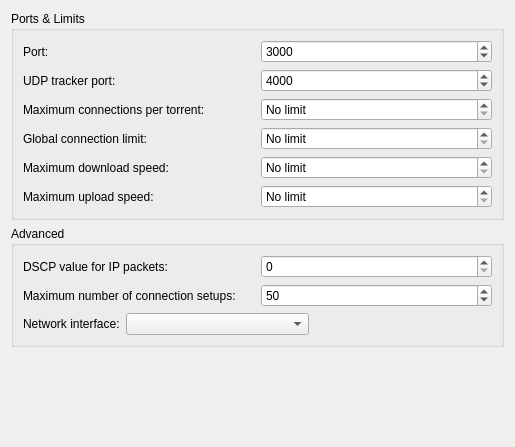
<ui version="4.0" >
 <class>NetworkPref</class>
 <widget class="QWidget" name="NetworkPref" >
  <property name="geometry" >
   <rect>
    <x>0</x>
    <y>0</y>
    <width>501</width>
    <height>447</height>
   </rect>
  </property>
  <layout class="QVBoxLayout" >
   <item>
    <widget class="QGroupBox" name="groupBox" >
     <property name="title" >
      <string>Ports &amp;&amp; Limits</string>
     </property>
     <layout class="QGridLayout" >
      <item row="0" column="0" >
       <widget class="QLabel" name="label" >
        <property name="text" >
         <string>Port:</string>
        </property>
       </widget>
      </item>
      <item row="0" column="1" >
       <widget class="QSpinBox" name="kcfg_port" >
        <property name="toolTip" >
         <string>&lt;html>&lt;head>&lt;meta name="qrichtext" content="1" />&lt;style type="text/css">
p, li { white-space: pre-wrap; }
&lt;/style>&lt;/head>&lt;body style=" font-family:'Sans Serif'; font-size:9pt; font-weight:400; font-style:normal;">
&lt;p style=" margin-top:0px; margin-bottom:0px; margin-left:0px; margin-right:0px; -qt-block-indent:0; text-indent:0px;">Port used for the bittorrent protocol.&lt;/p>
&lt;p style="-qt-paragraph-type:empty; margin-top:0px; margin-bottom:0px; margin-left:0px; margin-right:0px; -qt-block-indent:0; text-indent:0px;">&lt;/p>
&lt;p style=" margin-top:0px; margin-bottom:0px; margin-left:0px; margin-right:0px; -qt-block-indent:0; text-indent:0px;">&lt;span style=" font-weight:600;">Attention:&lt;/span> If you are behind a router, this port needs to be forwarded to accept incoming connections. The UPnP plugin can do this for you.&lt;/p>&lt;/body>&lt;/html></string>
        </property>
        <property name="minimum" >
         <number>1</number>
        </property>
        <property name="maximum" >
         <number>65535</number>
        </property>
        <property name="value" >
         <number>3000</number>
        </property>
       </widget>
      </item>
      <item row="1" column="0" >
       <widget class="QLabel" name="label_2" >
        <property name="text" >
         <string>UDP tracker port:</string>
        </property>
       </widget>
      </item>
      <item row="1" column="1" >
       <widget class="QSpinBox" name="kcfg_udpTrackerPort" >
        <property name="toolTip" >
         <string>&lt;html>&lt;head>&lt;meta name="qrichtext" content="1" />&lt;style type="text/css">
p, li { white-space: pre-wrap; }
&lt;/style>&lt;/head>&lt;body style=" font-family:'Sans Serif'; font-size:9pt; font-weight:400; font-style:normal;">
&lt;p style=" margin-top:0px; margin-bottom:0px; margin-left:0px; margin-right:0px; -qt-block-indent:0; text-indent:0px;">Port used for the UDP tracker protocol.&lt;/p>
&lt;p style="-qt-paragraph-type:empty; margin-top:0px; margin-bottom:0px; margin-left:0px; margin-right:0px; -qt-block-indent:0; text-indent:0px;">&lt;/p>
&lt;p style=" margin-top:0px; margin-bottom:0px; margin-left:0px; margin-right:0px; -qt-block-indent:0; text-indent:0px;">&lt;span style=" font-weight:600;">Attention:&lt;/span> If you are behind a router, this port needs to be forwarded. The UPnP plugin can do this for you.&lt;/p>&lt;/body>&lt;/html></string>
        </property>
        <property name="minimum" >
         <number>1</number>
        </property>
        <property name="maximum" >
         <number>65536</number>
        </property>
        <property name="value" >
         <number>4000</number>
        </property>
       </widget>
      </item>
      <item row="2" column="0" >
       <widget class="QLabel" name="label_3" >
        <property name="text" >
         <string>Maximum connections per torrent:</string>
        </property>
       </widget>
      </item>
      <item row="2" column="1" >
       <widget class="QSpinBox" name="kcfg_maxConnections" >
        <property name="toolTip" >
         <string>The maximum number of connections allowed per torrent.</string>
        </property>
        <property name="specialValueText" >
         <string>No limit</string>
        </property>
        <property name="maximum" >
         <number>99999</number>
        </property>
       </widget>
      </item>
      <item row="3" column="0" >
       <widget class="QLabel" name="label_4" >
        <property name="text" >
         <string>Global connection limit:</string>
        </property>
       </widget>
      </item>
      <item row="3" column="1" >
       <widget class="QSpinBox" name="kcfg_maxTotalConnections" >
        <property name="toolTip" >
         <string>The global connection limit for all torrents combined.</string>
        </property>
        <property name="specialValueText" >
         <string>No limit</string>
        </property>
        <property name="maximum" >
         <number>99999</number>
        </property>
       </widget>
      </item>
      <item row="4" column="0" >
       <widget class="QLabel" name="label_6" >
        <property name="text" >
         <string>Maximum download speed:</string>
        </property>
       </widget>
      </item>
      <item row="4" column="1" >
       <widget class="QSpinBox" name="kcfg_maxDownloadRate" >
        <property name="toolTip" >
         <string>The maximum download speed in KB/s.</string>
        </property>
        <property name="specialValueText" >
         <string>No limit</string>
        </property>
        <property name="suffix" >
         <string> KB/s</string>
        </property>
        <property name="maximum" >
         <number>6500000</number>
        </property>
       </widget>
      </item>
      <item row="5" column="0" >
       <widget class="QLabel" name="label_5" >
        <property name="text" >
         <string>Maximum upload speed:</string>
        </property>
       </widget>
      </item>
      <item row="5" column="1" >
       <widget class="QSpinBox" name="kcfg_maxUploadRate" >
        <property name="toolTip" >
         <string>The maximum upload speed in KB/s</string>
        </property>
        <property name="specialValueText" >
         <string>No limit</string>
        </property>
        <property name="suffix" >
         <string> KB/s</string>
        </property>
        <property name="maximum" >
         <number>6500000</number>
        </property>
       </widget>
      </item>
     </layout>
    </widget>
   </item>
   <item>
    <widget class="QGroupBox" name="groupBox_2" >
     <property name="title" >
      <string>Advanced</string>
     </property>
     <layout class="QVBoxLayout" >
      <item>
       <layout class="QGridLayout" >
        <item row="0" column="0" >
         <widget class="QLabel" name="label_7" >
          <property name="text" >
           <string>DSCP value for IP packets:</string>
          </property>
         </widget>
        </item>
        <item row="0" column="1" >
         <widget class="QSpinBox" name="kcfg_dscp" >
          <property name="toolTip" >
           <string>&lt;html>&lt;head>&lt;meta name="qrichtext" content="1" />&lt;style type="text/css">
p, li { white-space: pre-wrap; }
&lt;/style>&lt;/head>&lt;body style=" font-family:'Sans Serif'; font-size:9pt; font-weight:400; font-style:normal;">
&lt;p style=" margin-top:0px; margin-bottom:0px; margin-left:0px; margin-right:0px; -qt-block-indent:0; text-indent:0px;">This value will be filled in the DSCP field of all the IP packets sent for the bittorrent protocol.&lt;/p>&lt;/body>&lt;/html></string>
          </property>
          <property name="maximum" >
           <number>63</number>
          </property>
         </widget>
        </item>
        <item row="1" column="0" >
         <widget class="QLabel" name="label_8" >
          <property name="text" >
           <string>Maximum number of connection setups:</string>
          </property>
         </widget>
        </item>
        <item row="1" column="1" >
         <widget class="QSpinBox" name="kcfg_maxConnectingSockets" >
          <property name="toolTip" >
           <string>&lt;html>&lt;head>&lt;meta name="qrichtext" content="1" />&lt;style type="text/css">
p, li { white-space: pre-wrap; }
&lt;/style>&lt;/head>&lt;body style=" font-family:'Sans Serif'; font-size:9pt; font-weight:400; font-style:normal;">
&lt;p style=" margin-top:0px; margin-bottom:0px; margin-left:0px; margin-right:0px; -qt-block-indent:0; text-indent:0px;">The maximum number of outgoing connections ktorrent will try to setup simultaneously.&lt;/p>
&lt;p style="-qt-paragraph-type:empty; margin-top:0px; margin-bottom:0px; margin-left:0px; margin-right:0px; -qt-block-indent:0; text-indent:0px;">&lt;/p>
&lt;p style=" margin-top:0px; margin-bottom:0px; margin-left:0px; margin-right:0px; -qt-block-indent:0; text-indent:0px;">If you are having trouble with ktorrent blocking other internet traffic, try setting this number a bit lower.&lt;/p>&lt;/body>&lt;/html></string>
          </property>
          <property name="minimum" >
           <number>10</number>
          </property>
          <property name="maximum" >
           <number>200</number>
          </property>
          <property name="value" >
           <number>50</number>
          </property>
         </widget>
        </item>
       </layout>
      </item>
      <item>
       <layout class="QHBoxLayout" >
        <item>
         <widget class="QLabel" name="label_9" >
          <property name="text" >
           <string>Network interface:</string>
          </property>
         </widget>
        </item>
        <item>
         <widget class="QComboBox" name="kcfg_networkInterface" >
          <property name="sizePolicy" >
           <sizepolicy vsizetype="Fixed" hsizetype="Expanding" >
            <horstretch>0</horstretch>
            <verstretch>0</verstretch>
           </sizepolicy>
          </property>
          <property name="toolTip" >
           <string>&lt;html>&lt;head>&lt;meta name="qrichtext" content="1" />&lt;style type="text/css">
p, li { white-space: pre-wrap; }
&lt;/style>&lt;/head>&lt;body style=" font-family:'Sans Serif'; font-size:9pt; font-weight:400; font-style:normal;">
&lt;p style=" margin-top:0px; margin-bottom:0px; margin-left:0px; margin-right:0px; -qt-block-indent:0; text-indent:0px;">Which network interface to use for all network traffic.&lt;/p>
&lt;p style="-qt-paragraph-type:empty; margin-top:0px; margin-bottom:0px; margin-left:0px; margin-right:0px; -qt-block-indent:0; text-indent:0px;">&lt;/p>
&lt;p style=" margin-top:0px; margin-bottom:0px; margin-left:0px; margin-right:0px; -qt-block-indent:0; text-indent:0px;">&lt;span style=" font-weight:600;">Note: &lt;/span>Requires a restart to take effect !&lt;/p>&lt;/body>&lt;/html></string>
          </property>
         </widget>
        </item>
        <item>
         <spacer>
          <property name="orientation" >
           <enum>Qt::Horizontal</enum>
          </property>
          <property name="sizeType" >
           <enum>QSizePolicy::Expanding</enum>
          </property>
          <property name="sizeHint" >
           <size>
            <width>40</width>
            <height>20</height>
           </size>
          </property>
         </spacer>
        </item>
       </layout>
      </item>
     </layout>
    </widget>
   </item>
   <item>
    <spacer>
     <property name="orientation" >
      <enum>Qt::Vertical</enum>
     </property>
     <property name="sizeHint" >
      <size>
       <width>493</width>
       <height>41</height>
      </size>
     </property>
    </spacer>
   </item>
  </layout>
 </widget>
 <resources/>
 <connections/>
</ui>
